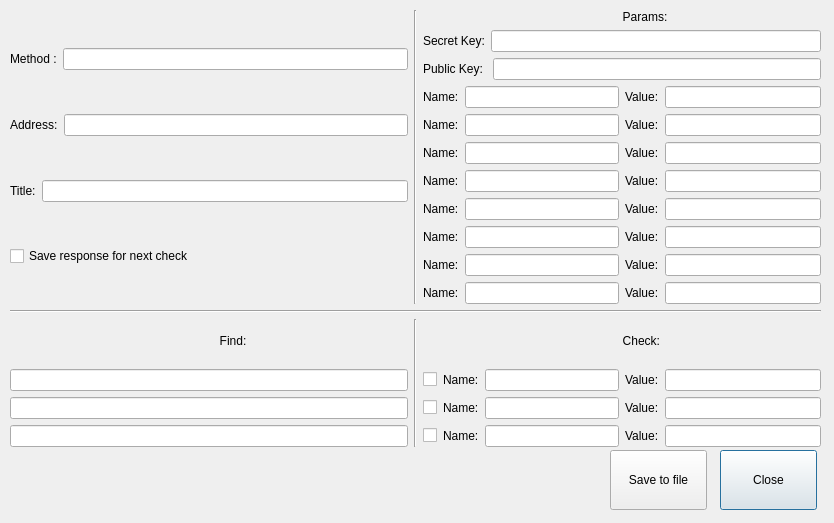
<?xml version="1.0" encoding="UTF-8"?>
<ui version="4.0">
 <class>NewLine</class>
 <widget class="QDialog" name="NewLine">
  <property name="geometry">
   <rect>
    <x>0</x>
    <y>0</y>
    <width>834</width>
    <height>523</height>
   </rect>
  </property>
  <property name="windowTitle">
   <string>New Line</string>
  </property>
  <widget class="QWidget" name="verticalLayoutWidget_5">
   <property name="geometry">
    <rect>
     <x>10</x>
     <y>10</y>
     <width>811</width>
     <height>437</height>
    </rect>
   </property>
   <layout class="QVBoxLayout" name="verticalLayout_5">
    <item>
     <layout class="QHBoxLayout" name="horizontalLayout_40">
      <item>
       <layout class="QVBoxLayout" name="verticalLayout_4">
        <item>
         <layout class="QHBoxLayout" name="horizontalLayout">
          <item>
           <widget class="QLabel" name="label">
            <property name="text">
             <string>Method &lt;GET/POST&gt;:</string>
            </property>
           </widget>
          </item>
          <item>
           <widget class="QLineEdit" name="newMethod"/>
          </item>
         </layout>
        </item>
        <item>
         <layout class="QHBoxLayout" name="horizontalLayout_2">
          <item>
           <widget class="QLabel" name="label_2">
            <property name="text">
             <string>Address:</string>
            </property>
           </widget>
          </item>
          <item>
           <widget class="QLineEdit" name="newAddress"/>
          </item>
         </layout>
        </item>
        <item>
         <layout class="QHBoxLayout" name="horizontalLayout_3">
          <item>
           <widget class="QLabel" name="label_3">
            <property name="text">
             <string>Title:</string>
            </property>
           </widget>
          </item>
          <item>
           <widget class="QLineEdit" name="newTitle"/>
          </item>
         </layout>
        </item>
        <item>
         <layout class="QHBoxLayout" name="horizontalLayout_41">
          <item>
           <widget class="QCheckBox" name="saveForNext">
            <property name="text">
             <string>Save response for next check</string>
            </property>
           </widget>
          </item>
         </layout>
        </item>
       </layout>
      </item>
      <item>
       <widget class="Line" name="line">
        <property name="orientation">
         <enum>Qt::Vertical</enum>
        </property>
       </widget>
      </item>
      <item>
       <layout class="QVBoxLayout" name="verticalLayout">
        <item>
         <widget class="QLabel" name="label_22">
          <property name="text">
           <string>                                                            Params:</string>
          </property>
         </widget>
        </item>
        <item>
         <layout class="QHBoxLayout" name="horizontalLayout_28">
          <item>
           <widget class="QLabel" name="label_20">
            <property name="text">
             <string>Secret Key:</string>
            </property>
           </widget>
          </item>
          <item>
           <widget class="QLineEdit" name="sKey"/>
          </item>
         </layout>
        </item>
        <item>
         <layout class="QHBoxLayout" name="horizontalLayout_29">
          <item>
           <widget class="QLabel" name="label_21">
            <property name="text">
             <string>Public Key: </string>
            </property>
           </widget>
          </item>
          <item>
           <widget class="QLineEdit" name="pKey"/>
          </item>
         </layout>
        </item>
        <item>
         <layout class="QHBoxLayout" name="horizontalLayout_6">
          <item>
           <layout class="QHBoxLayout" name="horizontalLayout_4">
            <item>
             <widget class="QLabel" name="label_4">
              <property name="text">
               <string>Name:</string>
              </property>
             </widget>
            </item>
            <item>
             <widget class="QLineEdit" name="p_one_name"/>
            </item>
           </layout>
          </item>
          <item>
           <layout class="QHBoxLayout" name="horizontalLayout_5">
            <item>
             <widget class="QLabel" name="label_5">
              <property name="text">
               <string>Value:</string>
              </property>
             </widget>
            </item>
            <item>
             <widget class="QLineEdit" name="p_one_value"/>
            </item>
           </layout>
          </item>
         </layout>
        </item>
        <item>
         <layout class="QHBoxLayout" name="horizontalLayout_7">
          <item>
           <layout class="QHBoxLayout" name="horizontalLayout_8">
            <item>
             <widget class="QLabel" name="label_6">
              <property name="text">
               <string>Name:</string>
              </property>
             </widget>
            </item>
            <item>
             <widget class="QLineEdit" name="p_two_name"/>
            </item>
           </layout>
          </item>
          <item>
           <layout class="QHBoxLayout" name="horizontalLayout_9">
            <item>
             <widget class="QLabel" name="label_7">
              <property name="text">
               <string>Value:</string>
              </property>
             </widget>
            </item>
            <item>
             <widget class="QLineEdit" name="p_two_value"/>
            </item>
           </layout>
          </item>
         </layout>
        </item>
        <item>
         <layout class="QHBoxLayout" name="horizontalLayout_10">
          <item>
           <layout class="QHBoxLayout" name="horizontalLayout_11">
            <item>
             <widget class="QLabel" name="label_8">
              <property name="text">
               <string>Name:</string>
              </property>
             </widget>
            </item>
            <item>
             <widget class="QLineEdit" name="p_three_name"/>
            </item>
           </layout>
          </item>
          <item>
           <layout class="QHBoxLayout" name="horizontalLayout_12">
            <item>
             <widget class="QLabel" name="label_9">
              <property name="text">
               <string>Value:</string>
              </property>
             </widget>
            </item>
            <item>
             <widget class="QLineEdit" name="p_three_value"/>
            </item>
           </layout>
          </item>
         </layout>
        </item>
        <item>
         <layout class="QHBoxLayout" name="horizontalLayout_19">
          <item>
           <layout class="QHBoxLayout" name="horizontalLayout_20">
            <item>
             <widget class="QLabel" name="label_14">
              <property name="text">
               <string>Name:</string>
              </property>
             </widget>
            </item>
            <item>
             <widget class="QLineEdit" name="p_four_name"/>
            </item>
           </layout>
          </item>
          <item>
           <layout class="QHBoxLayout" name="horizontalLayout_21">
            <item>
             <widget class="QLabel" name="label_15">
              <property name="text">
               <string>Value:</string>
              </property>
             </widget>
            </item>
            <item>
             <widget class="QLineEdit" name="p_four_value"/>
            </item>
           </layout>
          </item>
         </layout>
        </item>
        <item>
         <layout class="QHBoxLayout" name="horizontalLayout_13">
          <item>
           <layout class="QHBoxLayout" name="horizontalLayout_14">
            <item>
             <widget class="QLabel" name="label_10">
              <property name="text">
               <string>Name:</string>
              </property>
             </widget>
            </item>
            <item>
             <widget class="QLineEdit" name="p_five_name"/>
            </item>
           </layout>
          </item>
          <item>
           <layout class="QHBoxLayout" name="horizontalLayout_15">
            <item>
             <widget class="QLabel" name="label_11">
              <property name="text">
               <string>Value:</string>
              </property>
             </widget>
            </item>
            <item>
             <widget class="QLineEdit" name="p_five_value"/>
            </item>
           </layout>
          </item>
         </layout>
        </item>
        <item>
         <layout class="QHBoxLayout" name="horizontalLayout_16">
          <item>
           <layout class="QHBoxLayout" name="horizontalLayout_17">
            <item>
             <widget class="QLabel" name="label_12">
              <property name="text">
               <string>Name:</string>
              </property>
             </widget>
            </item>
            <item>
             <widget class="QLineEdit" name="p_six_name"/>
            </item>
           </layout>
          </item>
          <item>
           <layout class="QHBoxLayout" name="horizontalLayout_18">
            <item>
             <widget class="QLabel" name="label_13">
              <property name="text">
               <string>Value:</string>
              </property>
             </widget>
            </item>
            <item>
             <widget class="QLineEdit" name="p_six_value"/>
            </item>
           </layout>
          </item>
         </layout>
        </item>
        <item>
         <layout class="QHBoxLayout" name="horizontalLayout_25">
          <item>
           <layout class="QHBoxLayout" name="horizontalLayout_26">
            <item>
             <widget class="QLabel" name="label_18">
              <property name="text">
               <string>Name:</string>
              </property>
             </widget>
            </item>
            <item>
             <widget class="QLineEdit" name="p_seven_name"/>
            </item>
           </layout>
          </item>
          <item>
           <layout class="QHBoxLayout" name="horizontalLayout_27">
            <item>
             <widget class="QLabel" name="label_19">
              <property name="text">
               <string>Value:</string>
              </property>
             </widget>
            </item>
            <item>
             <widget class="QLineEdit" name="p_seven_value"/>
            </item>
           </layout>
          </item>
         </layout>
        </item>
        <item>
         <layout class="QHBoxLayout" name="horizontalLayout_22">
          <item>
           <layout class="QHBoxLayout" name="horizontalLayout_23">
            <item>
             <widget class="QLabel" name="label_16">
              <property name="text">
               <string>Name:</string>
              </property>
             </widget>
            </item>
            <item>
             <widget class="QLineEdit" name="p_eight_name"/>
            </item>
           </layout>
          </item>
          <item>
           <layout class="QHBoxLayout" name="horizontalLayout_24">
            <item>
             <widget class="QLabel" name="label_17">
              <property name="text">
               <string>Value:</string>
              </property>
             </widget>
            </item>
            <item>
             <widget class="QLineEdit" name="p_eight_value"/>
            </item>
           </layout>
          </item>
         </layout>
        </item>
       </layout>
      </item>
     </layout>
    </item>
    <item>
     <widget class="Line" name="line_3">
      <property name="orientation">
       <enum>Qt::Horizontal</enum>
      </property>
     </widget>
    </item>
    <item>
     <layout class="QHBoxLayout" name="horizontalLayout_39">
      <item>
       <layout class="QVBoxLayout" name="verticalLayout_2">
        <item>
         <widget class="QLabel" name="label_23">
          <property name="text">
           <string>                                                               Find:</string>
          </property>
         </widget>
        </item>
        <item>
         <widget class="QLineEdit" name="findOne"/>
        </item>
        <item>
         <widget class="QLineEdit" name="findTwo"/>
        </item>
        <item>
         <widget class="QLineEdit" name="findThree"/>
        </item>
       </layout>
      </item>
      <item>
       <widget class="Line" name="line_2">
        <property name="orientation">
         <enum>Qt::Vertical</enum>
        </property>
       </widget>
      </item>
      <item>
       <layout class="QVBoxLayout" name="verticalLayout_3">
        <item>
         <widget class="QLabel" name="label_30">
          <property name="text">
           <string>                                                            Check:</string>
          </property>
         </widget>
        </item>
        <item>
         <layout class="QHBoxLayout" name="horizontalLayout_30">
          <item>
           <layout class="QHBoxLayout" name="horizontalLayout_31">
            <item>
             <widget class="QCheckBox" name="checkPrevValue_1">
              <property name="text">
               <string/>
              </property>
             </widget>
            </item>
            <item>
             <widget class="QLabel" name="label_24">
              <property name="text">
               <string>Name:</string>
              </property>
             </widget>
            </item>
            <item>
             <widget class="QLineEdit" name="check_one_name"/>
            </item>
           </layout>
          </item>
          <item>
           <layout class="QHBoxLayout" name="horizontalLayout_32">
            <item>
             <widget class="QLabel" name="label_25">
              <property name="text">
               <string>Value:</string>
              </property>
             </widget>
            </item>
            <item>
             <widget class="QLineEdit" name="check_one_value"/>
            </item>
           </layout>
          </item>
         </layout>
        </item>
        <item>
         <layout class="QHBoxLayout" name="horizontalLayout_33">
          <item>
           <layout class="QHBoxLayout" name="horizontalLayout_34">
            <item>
             <widget class="QCheckBox" name="checkPrevValue_2">
              <property name="text">
               <string/>
              </property>
             </widget>
            </item>
            <item>
             <widget class="QLabel" name="label_26">
              <property name="text">
               <string>Name:</string>
              </property>
             </widget>
            </item>
            <item>
             <widget class="QLineEdit" name="check_two_name"/>
            </item>
           </layout>
          </item>
          <item>
           <layout class="QHBoxLayout" name="horizontalLayout_35">
            <item>
             <widget class="QLabel" name="label_27">
              <property name="text">
               <string>Value:</string>
              </property>
             </widget>
            </item>
            <item>
             <widget class="QLineEdit" name="check_two_value"/>
            </item>
           </layout>
          </item>
         </layout>
        </item>
        <item>
         <layout class="QHBoxLayout" name="horizontalLayout_36">
          <item>
           <layout class="QHBoxLayout" name="horizontalLayout_37">
            <item>
             <widget class="QCheckBox" name="checkPrevValue_3">
              <property name="text">
               <string/>
              </property>
             </widget>
            </item>
            <item>
             <widget class="QLabel" name="label_28">
              <property name="text">
               <string>Name:</string>
              </property>
             </widget>
            </item>
            <item>
             <widget class="QLineEdit" name="check_three_name"/>
            </item>
           </layout>
          </item>
          <item>
           <layout class="QHBoxLayout" name="horizontalLayout_38">
            <item>
             <widget class="QLabel" name="label_29">
              <property name="text">
               <string>Value:</string>
              </property>
             </widget>
            </item>
            <item>
             <widget class="QLineEdit" name="check_three_value"/>
            </item>
           </layout>
          </item>
         </layout>
        </item>
       </layout>
      </item>
     </layout>
    </item>
   </layout>
  </widget>
  <widget class="QPushButton" name="closeBtn">
   <property name="geometry">
    <rect>
     <x>720</x>
     <y>450</y>
     <width>97</width>
     <height>60</height>
    </rect>
   </property>
   <property name="minimumSize">
    <size>
     <width>97</width>
     <height>60</height>
    </size>
   </property>
   <property name="text">
    <string>Close</string>
   </property>
  </widget>
  <widget class="QPushButton" name="saveBtn">
   <property name="geometry">
    <rect>
     <x>610</x>
     <y>450</y>
     <width>97</width>
     <height>60</height>
    </rect>
   </property>
   <property name="minimumSize">
    <size>
     <width>97</width>
     <height>60</height>
    </size>
   </property>
   <property name="text">
    <string>Save to file</string>
   </property>
  </widget>
 </widget>
 <resources/>
 <connections/>
</ui>
